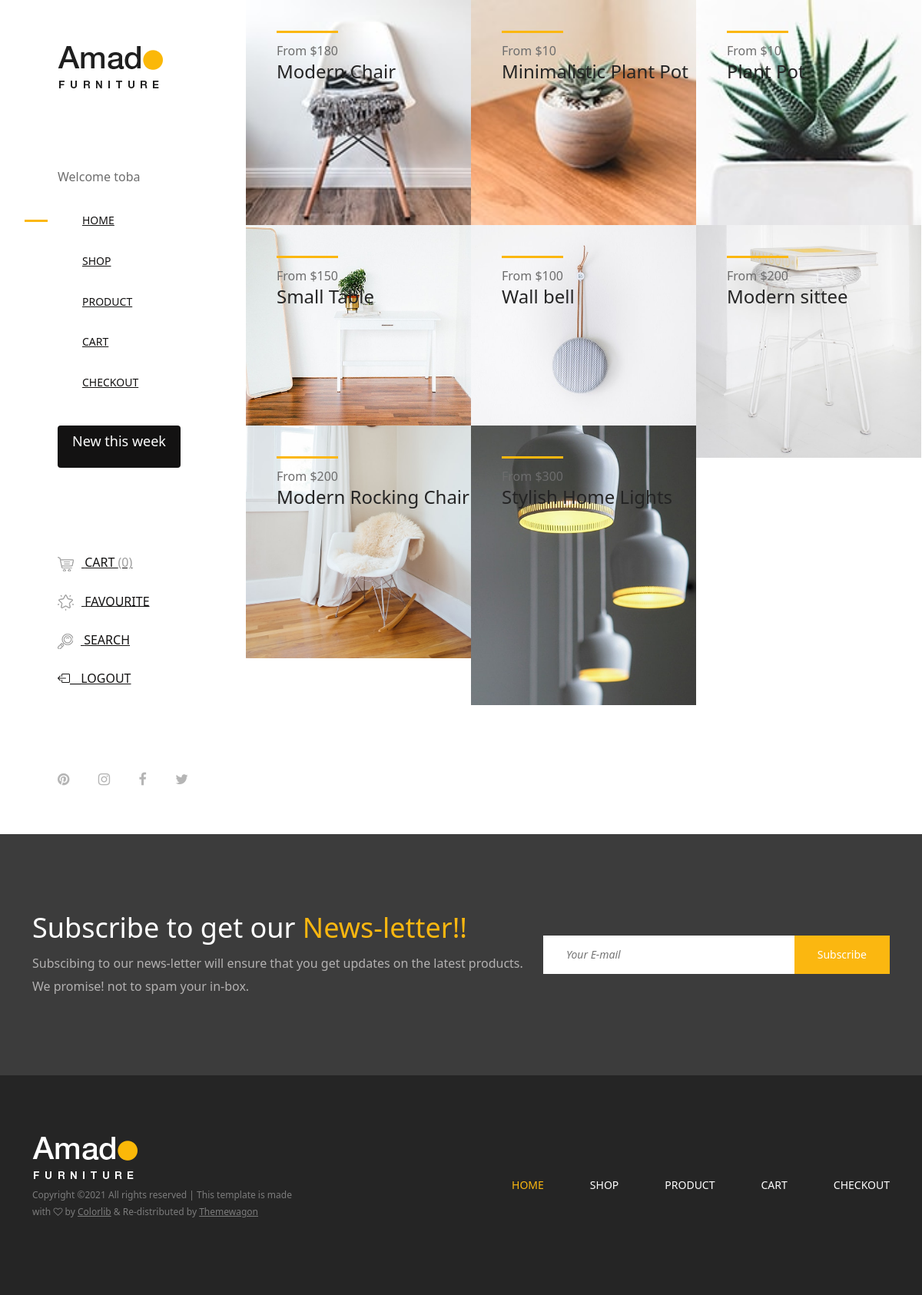
The app's page / (signed in) with its own data.
### main/models.py (models this page shows, shortened)
class Product(models.Model):
    Category_choices = [
    ('chairs', 'chairs'),
    ('beds', 'beds'),
    ('tables', 'tables'),
    ('home_deco', 'home_deco'),
    ('dressings', 'dressings')
]
    name = models.CharField(max_length=100)
    price = models.IntegerField(null=False, blank=False)
    image = models.ImageField(upload_to ='products/')
    category = models.CharField(choices=Category_choices, max_length=50)

### main/views.py (the view)
# urls.py: path('',IndexView.as_view(), name='index'),
class IndexView(LoginRequiredMixin, View):
    def get(self, request, *args, **kwargs):
        products = Product.objects.all()
        context = {
            'products':products,
        }
        return render(request, 'main/index.html', context)

### main/templates/main/index.html
{% extends 'main/base.html' %}
{% block content %}
        <div class="products-catagories-area clearfix">
            <div class="amado-pro-catagory clearfix">
                {% for product in products %}
                <div class="single-products-catagory clearfix">
                    <a href="{% url 'shop' %}">
                        <img src="{{ product.image.url }}" alt="The products image">
                        <div class="hover-content">
                            <div class="line"></div>
                            <p>From ${{ product.price }}</p>
                            <h4>{{ product.name }}</h4>
                        </div>
                    </a>
                </div>
                {% endfor %}
            </div>
        </div>
    </div>
{% endblock content %}

### main/templates/main/base.html (shortened to what this page needs)
{% load static %}
<!DOCTYPE html>
<html lang="en">
<head>
    <link rel="stylesheet" href="{% static 'main/css/core-style.css' %}">
    <link rel="stylesheet" href="{% static 'main/style.css' %}">
    <link href="https://cdn.jsdelivr.net/npm/bootstrap@5.1.3/dist/css/bootstrap.min.css" rel="stylesheet">
    <link rel="stylesheet" href="https://cdn.jsdelivr.net/npm/bootstrap-icons@1.5.0/font/bootstrap-icons.css">
</head>
<body>
    <div class="main-content-wrapper d-flex clearfix">
        <header class="header-area clearfix">
            <div class="logo">
                <a href="index.html"><img src="{% static 'main/img/core-img/logo.png' %}" alt=""></a>
            </div>
            <div>
                {% if user.is_authenticated %}
                    <p>Welcome {{ user.username }}</p>
                {% else %}
                <hr>
                    <p>Please login to view your account</p>
                <hr>
                {% endif %}
            </div>
            <nav class="amado-nav">
                <ul>
                    <li class="active"><a href="{% url 'index' %}">Home</a></li>
                    <li><a href="{% url 'shop' %}">Shop</a></li>
                    <li><a href="product-details.html">Product</a></li>
                    <li><a href="cart.html">Cart</a></li>
                    <li><a href="checkout.html">Checkout</a></li>
                </ul>
            </nav>
            <div class="amado-btn-group mt-30 mb-100">
                <a href="#" class="btn amado-btn active">New this week</a>
            </div>
            <div class="cart-fav-search mb-100">
                <a href="cart.html" class="cart-nav"><img src="{% static 'main/img/core-img/cart.png' %}" alt=""> Cart <span>(0)</span></a>
                <a href="#" class="fav-nav"><img src="{% static 'main/img/core-img/favorites.png' %}" alt=""> Favourite</a>
                <a href="#" class="search-nav"><img src="{% static 'main/img/core-img/search.png' %}" alt=""> Search</a>
                {% if user.is_authenticated %}
                <a href="{% url 'logout' %}"><i class="bi bi-box-arrow-left"></i>__Logout</a>
                {% endif %}
            </div>
            <div class="social-info d-flex justify-content-between">
                <a href="#"><i class="fa fa-pinterest" aria-hidden="true"></i></a>
                <a href="#"><i class="fa fa-instagram" aria-hidden="true"></i></a>
                <a href="#"><i class="fa fa-facebook" aria-hidden="true"></i></a>
                <a href="#"><i class="fa fa-twitter" aria-hidden="true"></i></a>
            </div>
        </header>
        {% block content %}
        {% endblock content %}
<section class="newsletter-area section-padding-100-0">
    <div class="container">
        <div class="row align-items-center">
            <div class="col-12 col-lg-6 col-xl-7">
                <div class="newsletter-text mb-100">
                    <h2>Subscribe to get our <span>News-letter!!</span></h2>
                    <p>Subscibing to our news-letter will ensure that you get updates on the latest products. We promise! not to spam your in-box.</p>
                </div>
            </div>
            <div class="col-12 col-lg-6 col-xl-5">
                <div class="newsletter-form mb-100">
                    <form action="#" method="post">
                        <input type="email" name="email" class="nl-email" placeholder="Your E-mail">
                        <input type="submit" value="Subscribe">
                    </form>
                </div>
            </div>
        </div>
    </div>
</section>
<footer class="footer_area clearfix">
    <div class="container">
        <div class="row align-items-center">
            <div class="col-12 col-lg-4">
                <div class="single_widget_area">
                    <div class="footer-logo mr-50">
                        <a href="{% url 'index' %}"><img src="{% static 'main/img/core-img/logo2.png' %}" alt=""></a>
                    </div>
                    <p class="copywrite">
Copyright &copy;<script>document.write(new Date().getFullYear());</script> All rights reserved | This template is made with <i class="fa fa-heart-o" aria-hidden="true"></i> by <a href="https://colorlib.com" target="_blank">Colorlib</a> & Re-distributed by <a href="https://themewagon.com/" target="_blank">Themewagon</a>
</p>
                </div>
            </div>
            <div class="col-12 col-lg-8">
                <div class="single_widget_area">
                    <div class="footer_menu">
                        <nav class="navbar navbar-expand-lg justify-content-end">
                            <div class="collapse navbar-collapse" id="footerNavContent">
                                <ul class="navbar-nav ml-auto">
                                    <li class="nav-item active">
                                        <a class="nav-link" href="{% url 'index' %}">Home</a>
                                    </li>
                                    <li class="nav-item">
                                        <a class="nav-link" href="{% url 'shop' %}">Shop</a>
                                    </li>
                                    <li class="nav-item">
                                        <a class="nav-link" href="product-details.html">Product</a>
                                    </li>
                                    <li class="nav-item">
                                        <a class="nav-link" href="cart.html">Cart</a>
                                    </li>
                                    <li class="nav-item">
                                        <a class="nav-link" href="checkout.html">Checkout</a>
                                    </li>
                                </ul>
                            </div>
                        </nav>
                    </div>
                </div>
            </div>
        </div>
    </div>
</footer>
</body>
</html>

### records on screen
Product: image (picture), price "180", name "Modern Chair"
Product: image (picture), price "10", name "Minimalistic Plant Pot"
Product: image (picture), price "10", name "Plant Pot"
Product: image (picture), price "150", name "Small Table"
Product: image (picture), price "100", name "Wall bell"
Product: image (picture), price "200", name "Modern sittee"
Product: image (picture), price "200", name "Modern Rocking Chair"
Product: image (picture), price "300", name "Stylish Home Lights"

### other values on screen
{{ user.username }} "toba"
